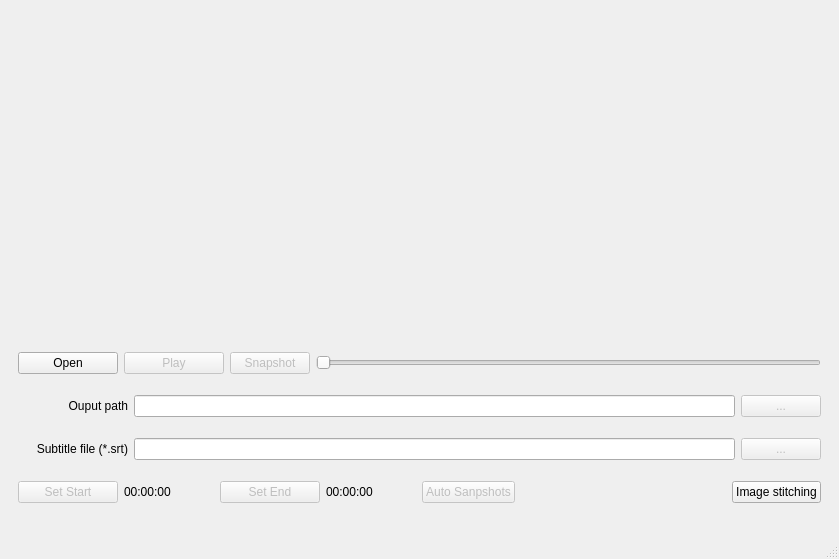
<?xml version="1.0" encoding="UTF-8"?>
<ui version="4.0">
 <class>MainWindow</class>
 <widget class="QMainWindow" name="MainWindow">
  <property name="geometry">
   <rect>
    <x>0</x>
    <y>0</y>
    <width>839</width>
    <height>559</height>
   </rect>
  </property>
  <property name="windowTitle">
   <string>Pluto Video Snapshoter</string>
  </property>
  <widget class="QWidget" name="centralwidget">
   <layout class="QVBoxLayout" name="verticalLayout_2">
    <item>
     <widget class="QWidget" name="videoBackgroundWidget" native="true">
      <property name="minimumSize">
       <size>
        <width>400</width>
        <height>250</height>
       </size>
      </property>
     </widget>
    </item>
    <item>
     <widget class="QWidget" name="toolBarWidget" native="true">
      <property name="minimumSize">
       <size>
        <width>0</width>
        <height>200</height>
       </size>
      </property>
      <property name="maximumSize">
       <size>
        <width>16777215</width>
        <height>200</height>
       </size>
      </property>
      <layout class="QVBoxLayout" name="verticalLayout">
       <item>
        <layout class="QHBoxLayout" name="horizontalLayout">
         <item>
          <widget class="QPushButton" name="openButton">
           <property name="minimumSize">
            <size>
             <width>100</width>
             <height>0</height>
            </size>
           </property>
           <property name="text">
            <string>Open</string>
           </property>
          </widget>
         </item>
         <item>
          <widget class="QPushButton" name="playButton">
           <property name="enabled">
            <bool>false</bool>
           </property>
           <property name="minimumSize">
            <size>
             <width>100</width>
             <height>0</height>
            </size>
           </property>
           <property name="maximumSize">
            <size>
             <width>100</width>
             <height>16777215</height>
            </size>
           </property>
           <property name="text">
            <string>Play</string>
           </property>
          </widget>
         </item>
         <item>
          <widget class="QPushButton" name="snapshotButton">
           <property name="enabled">
            <bool>false</bool>
           </property>
           <property name="text">
            <string>Snapshot</string>
           </property>
          </widget>
         </item>
         <item>
          <widget class="QSlider" name="mediaPositionSlider">
           <property name="orientation">
            <enum>Qt::Horizontal</enum>
           </property>
          </widget>
         </item>
        </layout>
       </item>
       <item>
        <layout class="QHBoxLayout" name="horizontalLayout_2">
         <item>
          <widget class="QLabel" name="label_3">
           <property name="minimumSize">
            <size>
             <width>110</width>
             <height>0</height>
            </size>
           </property>
           <property name="text">
            <string>Ouput path</string>
           </property>
           <property name="alignment">
            <set>Qt::AlignRight|Qt::AlignTrailing|Qt::AlignVCenter</set>
           </property>
          </widget>
         </item>
         <item>
          <widget class="QLineEdit" name="outputLineEdit">
           <property name="enabled">
            <bool>true</bool>
           </property>
           <property name="readOnly">
            <bool>true</bool>
           </property>
          </widget>
         </item>
         <item>
          <widget class="QPushButton" name="outputButton">
           <property name="enabled">
            <bool>false</bool>
           </property>
           <property name="text">
            <string>...</string>
           </property>
          </widget>
         </item>
        </layout>
       </item>
       <item>
        <layout class="QHBoxLayout" name="horizontalLayout_3">
         <item>
          <widget class="QLabel" name="label_4">
           <property name="minimumSize">
            <size>
             <width>110</width>
             <height>0</height>
            </size>
           </property>
           <property name="text">
            <string>Subtitle file (*.srt)</string>
           </property>
           <property name="alignment">
            <set>Qt::AlignRight|Qt::AlignTrailing|Qt::AlignVCenter</set>
           </property>
          </widget>
         </item>
         <item>
          <widget class="QLineEdit" name="subtitleLineEdit">
           <property name="enabled">
            <bool>true</bool>
           </property>
           <property name="readOnly">
            <bool>true</bool>
           </property>
          </widget>
         </item>
         <item>
          <widget class="QPushButton" name="subtitleSelectButton">
           <property name="enabled">
            <bool>false</bool>
           </property>
           <property name="text">
            <string>...</string>
           </property>
          </widget>
         </item>
        </layout>
       </item>
       <item>
        <layout class="QHBoxLayout" name="horizontalLayout_4">
         <item>
          <widget class="QPushButton" name="startButton">
           <property name="enabled">
            <bool>false</bool>
           </property>
           <property name="minimumSize">
            <size>
             <width>100</width>
             <height>0</height>
            </size>
           </property>
           <property name="text">
            <string>Set Start</string>
           </property>
          </widget>
         </item>
         <item>
          <widget class="QLabel" name="startLabel">
           <property name="minimumSize">
            <size>
             <width>90</width>
             <height>0</height>
            </size>
           </property>
           <property name="maximumSize">
            <size>
             <width>90</width>
             <height>16777215</height>
            </size>
           </property>
           <property name="text">
            <string>00:00:00</string>
           </property>
          </widget>
         </item>
         <item>
          <widget class="QPushButton" name="endButton">
           <property name="enabled">
            <bool>false</bool>
           </property>
           <property name="minimumSize">
            <size>
             <width>100</width>
             <height>0</height>
            </size>
           </property>
           <property name="text">
            <string>Set End</string>
           </property>
          </widget>
         </item>
         <item>
          <widget class="QLabel" name="endLabel">
           <property name="minimumSize">
            <size>
             <width>90</width>
             <height>0</height>
            </size>
           </property>
           <property name="maximumSize">
            <size>
             <width>90</width>
             <height>16777215</height>
            </size>
           </property>
           <property name="text">
            <string>00:00:00</string>
           </property>
          </widget>
         </item>
         <item>
          <widget class="QPushButton" name="autoSnapshotButton">
           <property name="enabled">
            <bool>false</bool>
           </property>
           <property name="text">
            <string>Auto Sanpshots</string>
           </property>
          </widget>
         </item>
         <item>
          <spacer name="horizontalSpacer">
           <property name="orientation">
            <enum>Qt::Horizontal</enum>
           </property>
           <property name="sizeHint" stdset="0">
            <size>
             <width>40</width>
             <height>20</height>
            </size>
           </property>
          </spacer>
         </item>
         <item>
          <widget class="QPushButton" name="imageStitchingButton">
           <property name="text">
            <string>Image stitching</string>
           </property>
          </widget>
         </item>
        </layout>
       </item>
      </layout>
     </widget>
    </item>
   </layout>
  </widget>
  <widget class="QMenuBar" name="menubar">
   <property name="geometry">
    <rect>
     <x>0</x>
     <y>0</y>
     <width>839</width>
     <height>22</height>
    </rect>
   </property>
  </widget>
  <widget class="QStatusBar" name="statusbar">
   <property name="maximumSize">
    <size>
     <width>4096</width>
     <height>16777215</height>
    </size>
   </property>
  </widget>
 </widget>
 <resources/>
 <connections/>
</ui>
